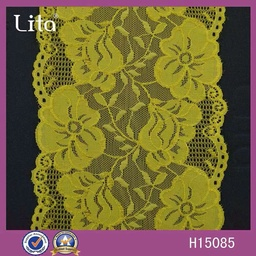
#> input picture CV/App_PatternRetrieval/data/1 (1).jpg, 256 x 256 px, shrunk from 1000 x 1000 before the run, given in place of test1.jpg, which was not available; the run also reads 2 pictures not shown here
$ jupyter execute --allow-errors SIFT-HistFilter.ipynb
#> lines starting #> are read from the running program, lines starting #| are printed output that depends on the picture; pictures that were not available may be replaced by others from this repository, and a replacement may not be noted
[cell 1]
import cv2
import numpy as np
import os
import matplotlib.pyplot as plt
import matplotlib.image as mpimg

import time

[cell 2]
# 颜色直方图预筛选函数

# 计算色彩直方图
def calc_hist(image_path):
    image = cv2.imread(image_path)
    hist = cv2.calcHist([image], [0, 1, 2], None, [8, 8, 8], [0, 256, 0, 256, 0, 256])
    hist = cv2.normalize(hist, hist).flatten()
    return hist

# 比较直方图
def compare_hist(hist1, hist2):
    return cv2.compareHist(hist1, hist2, cv2.HISTCMP_CORREL)

# 基于颜色进行预筛选
def preselect_by_color(input_image_path, image_db_path, topN=10):
#> called with input_image_path = 'test1.jpg', image_db_path = './data/', topN = 10
    input_hist = calc_hist(input_image_path)
#> in calc_hist, image is the input picture: shape (256, 256, 3); mean B, G, R 56.8, 101.8, 117.9
#> in calc_hist, `hist = cv2.normalize(hist, hist).flatten()`: hist = 512 values, max 0.635 at index 100, min 0 at index 2, mean 0.00715
#> input_hist has the same summary as hist in calc_hist

    hist_db = []
    for image_name in os.listdir(image_db_path):
        image_path = os.path.join(image_db_path, image_name)
        db_hist = calc_hist(image_path)
#> db_hist has the same summary as hist in calc_hist
        similarity = compare_hist(input_hist, db_hist)
#> similarity = 1
        hist_db.append((image_path, similarity))
#> pass 2 of the loop in preselect_by_color, `for image_name in os.listdir(image_db_path):`:
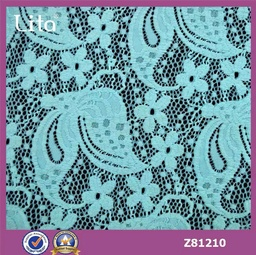
#> input picture CV/App_PatternRetrieval/data/1 (10).jpg, 256 x 255 px, shrunk from 1000 x 998 before the run
#> in calc_hist, image is the input picture: shape (255, 256, 3); mean B, G, R 162.5, 147.3, 116.5
#> hist = 512 values, max 0.864 at index 436, min 0 at index 1, mean 0.00588
#> db_hist has the same summary as hist in calc_hist
#> similarity = 0.16
#> pass 3 of the loop in preselect_by_color, `for image_name in os.listdir(image_db_path):`:
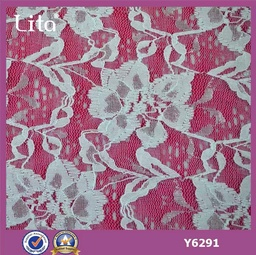
#> input picture CV/App_PatternRetrieval/data/1 (11).jpg, 256 x 255 px, shrunk from 1000 x 998 before the run
#> in calc_hist, image is the input picture: shape (255, 256, 3); mean B, G, R 141.4, 118, 158.8
#> hist = 512 values, max 0.554 at index 365, min 0 at index 0, mean 0.00814
#> db_hist has the same summary as hist in calc_hist
#> similarity = 0.161
#> the loop made 4 passes; the first 3 are shown

    hist_db.sort(key=lambda x: x[1], reverse=True)
    return hist_db[:topN]

[cell 3]
# 提取SIFT特征-旧OpenCV版本
def extract_sift_features_oldCV(image_path):
    image = cv2.imread(image_path)
    sift = cv2.xfeatures2d.SIFT_create()
    kp, des = sift.detectAndCompute(image, None)

    sift = cv2.SIFT_create()
    kp = sift.detect(gimg,None)
    img=cv2.drawKeypoints(gimg,kp,img)
    plt.imshow(img)

    return des

# 提取SIFT特征并绘制关键点
def extract_sift_features(image_path):
    image = cv2.imread(image_path)
    gray_image = cv2.cvtColor(image, cv2.COLOR_BGR2GRAY)
    sift = cv2.SIFT_create()
    keypoints, des = sift.detectAndCompute(gray_image, None)

    image_with_keypoints = cv2.drawKeypoints(gray_image, keypoints, image)
    #plt.imshow(image_with_keypoints)
    #plt.show()

    return des

# 计算特征匹配
def compute_matches(des1, des2):
    bf = cv2.BFMatcher()
    matches = bf.knnMatch(des1, des2, k=2)

    # 使用Lowe's ratio测试
    good_matches = []
    for m, n in matches:
        if m.distance < 0.75 * n.distance:
            good_matches.append([m])

    return len(good_matches)

[cell 4]
# 图像检索
def image_retrieval(input_image_path, image_db_path):
    input_des = extract_sift_features(input_image_path)

    # 遍历数据库中的每张图像，计算特征匹配
    match_results = []
    for image_name in os.listdir(image_db_path):
        image_path = os.path.join(image_db_path, image_name)
        print("正在匹配图片：", image_path)
        db_des = extract_sift_features(image_path)

        num_matches = compute_matches(input_des, db_des)
        match_results.append((image_path, num_matches))

    # 按照相似度（匹配特征的数量）降序排序
    match_results.sort(key=lambda x: x[1], reverse=True)

    # 返回数据库中的图片路径，按相似度降序
    return match_results

[cell 5]
# [8 lines of commented-out code are left out]

[cell 6]
# 使用函数
input_image_path = "test1.jpg"
image_db_path = "./data/"

# 首先进行颜色直方图预筛选
preselected_images = preselect_by_color(input_image_path, image_db_path)

start_time = time.time()  # 开始计时

# 对预筛选出的图像进行SIFT方法
match_results = [image_retrieval(image_path, image_db_path) for image_path, _ in preselected_images]
#> in extract_sift_features, `gray_image = cv2.cvtColor(image, cv2.COLOR_BGR2GRAY)`:
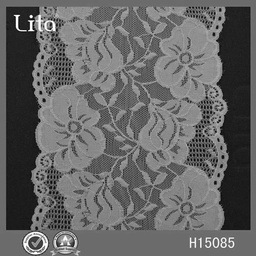
#> gray_image: shape (256, 256); min 3, max 255, mean 101.5
#> in extract_sift_features, `keypoints, des = sift.detectAndCompute(gray_image, None)`: keypoints = 843 keypoints; strongest (x, y, size): (31, 16, 2), (17, 16, 2.5), (31, 29, 2.4), (31, 22, 2.3)
#> call 2 of extract_sift_features, with image_path = './data/1 (1).jpg'
#> in extract_sift_features (call 2), `image_with_keypoints = cv2.drawKeypoints(gray_image, keypoints, image)`:
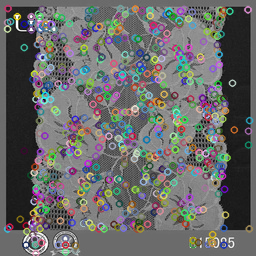
#> image_with_keypoints: shape (256, 256, 3); mean B, G, R 104.5, 105, 104.8
#> in compute_matches, `matches = bf.knnMatch(des1, des2, k=2)`: matches = 843 matches
#> in image_retrieval, `num_matches = compute_matches(input_des, db_des)`: num_matches = 843
#> pass 2 of the loop in image_retrieval, `for image_name in os.listdir(image_db_path):`:
#> in extract_sift_features (call 3), `gray_image = cv2.cvtColor(image, cv2.COLOR_BGR2GRAY)`:
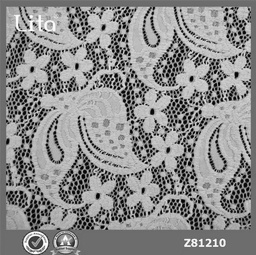
#> gray_image: shape (255, 256); min 1, max 255, mean 139.8
#> keypoints = 1293 keypoints; strongest (x, y, size): (152, 112, 3.5), (191, 79, 3.3), (236, 74, 3.4), (103, 27, 3.1)
#> image_with_keypoints: shape (255, 256, 3)
#> after the loop in compute_matches (call 2), `for m, n in matches:`: good_matches = 12 matches
#> num_matches = 12
#> pass 3 of the loop in image_retrieval, `for image_name in os.listdir(image_db_path):`:
#> keypoints = 970 keypoints; strongest (x, y, size): (31, 17, 1.9), (216, 240, 2.1), (31, 22, 2.3), (26, 244, 3.6)
#> after the loop in compute_matches (call 3), `for m, n in matches:`: good_matches = 26 matches
#> num_matches = 26
#> the loop made 4 passes; the first 3 are shown
#> in extract_sift_features (call 6), `image_with_keypoints = cv2.drawKeypoints(gray_image, keypoints, image)`:
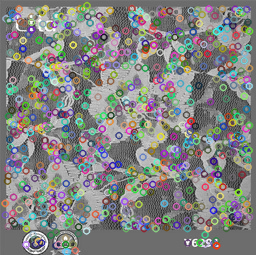
#> image_with_keypoints: shape (255, 256, 3); mean B, G, R 129.5, 130.8, 130.2
#> in extract_sift_features (call 7), `keypoints, des = sift.detectAndCompute(gray_image, None)`: keypoints = 843 keypoints; strongest (x, y, size): (31, 16, 2), (17, 16, 2.5), (31, 29, 2.4), (31, 22, 2.3)
#> in extract_sift_features (call 7), `image_with_keypoints = cv2.drawKeypoints(gray_image, keypoints, image)`:
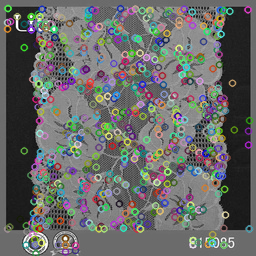
#> image_with_keypoints: shape (256, 256, 3); mean B, G, R 103.7, 105.2, 103.8
#> in compute_matches (call 5), `matches = bf.knnMatch(des1, des2, k=2)`: matches = 970 matches
#> after the loop in compute_matches (call 5), `for m, n in matches:`: good_matches = 20 matches
#> pass 2 of the loop in image_retrieval, `for image_name in os.listdir(image_db_path):`:
#> keypoints = 1293 keypoints; strongest (x, y, size): (152, 112, 3.5), (191, 79, 3.3), (236, 74, 3.4), (103, 27, 3.1)
#> image_with_keypoints: shape (255, 256, 3)
#> after the loop in compute_matches (call 6), `for m, n in matches:`: good_matches = 21 matches
#> pass 3 of the loop in image_retrieval, `for image_name in os.listdir(image_db_path):`:
#> keypoints = 970 keypoints; strongest (x, y, size): (31, 17, 1.9), (216, 240, 2.1), (31, 22, 2.3), (26, 244, 3.6)
#> after the loop in compute_matches (call 7), `for m, n in matches:`: good_matches = 970 matches
#> the loop made 4 passes; the first 3 are shown
#> in extract_sift_features (call 11), `keypoints, des = sift.detectAndCompute(gray_image, None)`: keypoints = 1293 keypoints; strongest (x, y, size): (152, 112, 3.5), (191, 79, 3.3), (236, 74, 3.4), (103, 27, 3.1)
#> in extract_sift_features (call 11), `image_with_keypoints = cv2.drawKeypoints(gray_image, keypoints, image)`:
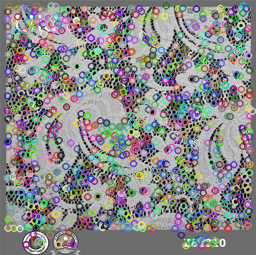
#> image_with_keypoints: shape (255, 256, 3); mean B, G, R 136.1, 136.3, 136.8
#> in extract_sift_features (call 12), `keypoints, des = sift.detectAndCompute(gray_image, None)`: keypoints = 843 keypoints; strongest (x, y, size): (31, 16, 2), (17, 16, 2.5), (31, 29, 2.4), (31, 22, 2.3)
#> in extract_sift_features (call 12), `image_with_keypoints = cv2.drawKeypoints(gray_image, keypoints, image)`:
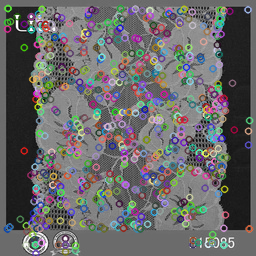
#> image_with_keypoints: shape (256, 256, 3); mean B, G, R 104.5, 103.7, 104.4
#> in compute_matches (call 9), `matches = bf.knnMatch(des1, des2, k=2)`: matches = 1293 matches
#> after the loop in compute_matches (call 9), `for m, n in matches:`: good_matches = 17 matches
#> pass 2 of the loop in image_retrieval, `for image_name in os.listdir(image_db_path):`:
#> keypoints = 1293 keypoints; strongest (x, y, size): (152, 112, 3.5), (191, 79, 3.3), (236, 74, 3.4), (103, 27, 3.1)
#> image_with_keypoints: shape (255, 256, 3)
#> after the loop in compute_matches (call 10), `for m, n in matches:`: good_matches = 1293 matches
#> pass 3 of the loop in image_retrieval, `for image_name in os.listdir(image_db_path):`:
#> keypoints = 970 keypoints; strongest (x, y, size): (31, 17, 1.9), (216, 240, 2.1), (31, 22, 2.3), (26, 244, 3.6)
#> after the loop in compute_matches (call 11), `for m, n in matches:`: good_matches = 27 matches
#> the loop made 4 passes; the first 3 are shown
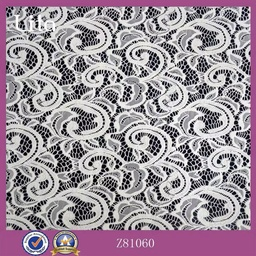
#> input picture CV/App_PatternRetrieval/data/1 (12).jpg, 256 x 256 px, shrunk from 1000 x 1000 before the run
#> in extract_sift_features, image is the input picture: shape (256, 256, 3); mean B, G, R 153.8, 143, 156.3
#> in extract_sift_features (call 16), `gray_image = cv2.cvtColor(image, cv2.COLOR_BGR2GRAY)`:
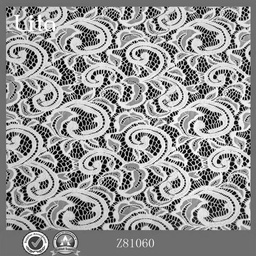
#> gray_image: shape (256, 256); min 0, max 255, mean 148.3
#> in extract_sift_features (call 16), `keypoints, des = sift.detectAndCompute(gray_image, None)`: keypoints = 1607 keypoints; strongest (x, y, size): (215, 77, 2.4), (92, 77, 2.5), (130, 54, 2), (218, 162, 2.6)
#> in extract_sift_features (call 16), `image_with_keypoints = cv2.drawKeypoints(gray_image, keypoints, image)`:
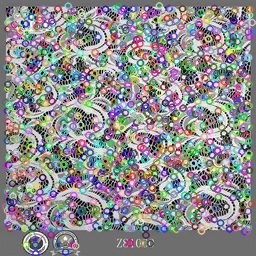
#> image_with_keypoints: shape (256, 256, 3); mean B, G, R 140.5, 139.2, 139.9
#> in extract_sift_features (call 17), `keypoints, des = sift.detectAndCompute(gray_image, None)`: keypoints = 843 keypoints; strongest (x, y, size): (31, 16, 2), (17, 16, 2.5), (31, 29, 2.4), (31, 22, 2.3)
#> in extract_sift_features (call 17), `image_with_keypoints = cv2.drawKeypoints(gray_image, keypoints, image)`:
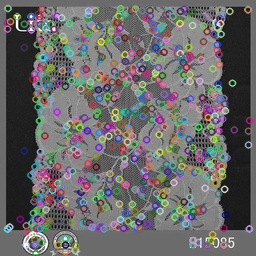
#> image_with_keypoints: shape (256, 256, 3); mean B, G, R 104.3, 104.1, 105.4
#> in compute_matches (call 13), `matches = bf.knnMatch(des1, des2, k=2)`: matches = 1607 matches
#> after the loop in compute_matches (call 13), `for m, n in matches:`: good_matches = 20 matches
#> pass 2 of the loop in image_retrieval, `for image_name in os.listdir(image_db_path):`:
#> keypoints = 1293 keypoints; strongest (x, y, size): (152, 112, 3.5), (191, 79, 3.3), (236, 74, 3.4), (103, 27, 3.1)
#> in extract_sift_features (call 18), `image_with_keypoints = cv2.drawKeypoints(gray_image, keypoints, image)`:
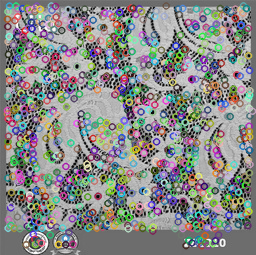
#> image_with_keypoints: shape (255, 256, 3); mean B, G, R 135.5, 136.6, 135.5
#> after the loop in compute_matches (call 14), `for m, n in matches:`: good_matches = 11 matches
#> pass 3 of the loop in image_retrieval, `for image_name in os.listdir(image_db_path):`:
#> keypoints = 970 keypoints; strongest (x, y, size): (31, 17, 1.9), (216, 240, 2.1), (31, 22, 2.3), (26, 244, 3.6)
#> in extract_sift_features (call 19), `image_with_keypoints = cv2.drawKeypoints(gray_image, keypoints, image)`:
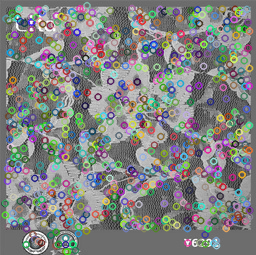
#> image_with_keypoints: shape (255, 256, 3); mean B, G, R 129.1, 130.2, 128.8
#> after the loop in compute_matches (call 15), `for m, n in matches:`: good_matches = 15 matches
#> the loop made 4 passes; the first 3 are shown
